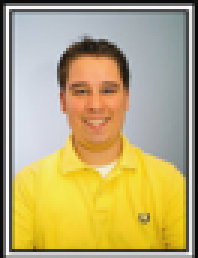
%> input picture TestImages/one_chris.png, 66 x 86 px (shown 3 times larger)
$ octave ScanImageFixedSizeDebug.m   (GNU Octave 9; MATLAB toolbox functions it lacks are replaced by stand-ins)
%> lines starting %> are read from the running program, lines starting %| are printed output that depends on the picture
### ConstructVecScanner.m
% Construct an ImageScanner object to scan on subwindows
% of size L*L over an image of size W*H.

function ImageScanner = ConstructVecScanner(W, H, L)

    assert(W >= L);
    assert(H >= L);

    N = (W - L + 1)*(H - L + 1);

    ImageScanner = struct( ...
        'W', W, ...
        'H', H, ...
        'T_gamma', zeros(4, N), ...
        'I_gamma', [], ...
        'L', L ...
	);

    % ~~~~~~ Calculate T_gamma ~~~~~~

    C = (1:N)';
    x = 2:(W - L + 2);
    y = 2:(H - L + 2);

    % Calculate indices for the lower right corner
    T_11 = bsxfun(@plus, (x'+L-2)*(H+1), y+L-1);
    T_11 = T_11';
    ImageScanner.T_gamma(4, :) = T_11(:);

    % Calculate indices for the lower left corner
    T_01 = bsxfun(@plus, (x'-2)*(H+1), y+L-1);
    T_01 = T_01';
    ImageScanner.T_gamma(2, :) = T_01(:);

    % Calculate indices for the upper right corner
    T_10 = bsxfun(@plus, (x'+L-2)*(H+1), y-1);
    T_10 = T_10';
    ImageScanner.T_gamma(3, :) = T_10(:);

    % Calculate indices for the upper left corner
    T_00 = bsxfun(@plus, (x'-2)*(H+1), y-1);
    T_00 = T_00';
    ImageScanner.T_gamma(1, :) = T_00(:);

    % ~~~~~~ Calculate I_gamma ~~~~~~

    % Calculate each index in the subwindow
    w_i =  bsxfun(@plus, H*(0:L-1)',(1:L));
    w_i = w_i';
    w_i = w_i(:);
    % Calculate each starting index
    i_0 = bsxfun(@plus, (0:(H-L))', H*(0:(W-L)));
    i_0 = i_0(:)';
    % Add the subwindow index matrix to
    % each starting index
    ImageScanner.I_gamma = bsxfun(@plus, w_i, i_0);

### VecScanImageFixedSize.m

function dets = VecScanImageFixedSize(Cparams, ImageScanner, im)

    [H, ~, c] = size(im);
    if c == 3
        im = rgb2gray(im);
    end
    im = double(im);

    dets = [];
    L = 19;

    ii_im = cumsum(cumsum(im, 1), 2);
    im_square = cumsum(cumsum(im .* im, 1), 2);

    % Add padding zeros to avoid having to treat edges
    % as a special case (x == 1 or y == 1) when constructing.
    % This makes the code a bit messier but the speed gains
    % are massive.

    ii_im2 = zeros(size(ii_im) + [1, 1]);
    im_square2 = zeros(size(im_square) + [1, 1]);
    ii_im2(2:end, 2:end) = ii_im(1:end, 1:end);
    im_square2(2:end, 2:end) = im_square(1:end, 1:end);

    mu = ii_im2(ImageScanner.T_gamma(1, :)) ...
       - ii_im2(ImageScanner.T_gamma(2, :)) ...
       - ii_im2(ImageScanner.T_gamma(3, :)) ...
       + ii_im2(ImageScanner.T_gamma(4, :));
    mu = mu ./ (L^2);
    sigma = im_square2(ImageScanner.T_gamma(1, :)) ...
          - im_square2(ImageScanner.T_gamma(2, :)) ...
          - im_square2(ImageScanner.T_gamma(3, :)) ...
          + im_square2(ImageScanner.T_gamma(4, :));
    sigma = sqrt((sigma - L^2 .* mu.^2) ./ (L^2 - 1));

    n = length(mu);
    xs = floor((1:n) / (H - L + 1));
    ys = mod(1:n, H - L + 1);

    % Cascade step 1
    % Only consider subwindows where mu and sigma lie
    % within sigma_window and mu_window and where mu
    % is greater than mu_min
    % If set judiciously, these values will both speed
    % up the scanning immensely and cull a large number
    % of false negatives. If set too aggressively it will
    % also cull true positives.

    sigma_window = [0.25, 0.8];
    mu_window = [0.1, 0.95];
    mu_min = 60; % Cull subwindow close to black
    mu_max = 200; % Cull subwindow close to white

    sigma_sorted = sort(sigma);
    sigma_threshold1 = sigma_sorted(floor(sigma_window(1)*n+1));
    sigma_threshold2 = sigma_sorted(floor(sigma_window(2)*n));
    mu_sorted = sort(mu);
    mu_threshold1 = max(mu_sorted(floor(mu_window(1)*n)+1), mu_min);
    mu_threshold2 = min(mu_sorted(floor(mu_window(2)*n)), mu_max);

    [~, sigma_culled1] = find(sigma > sigma_threshold1);
    [~, sigma_culled2] = find(sigma < sigma_threshold2);
%     disp(['Sigma culling 1: ', num2str(100 - 100*length(sigma_culled1)/n), '%']);
%     disp(['Sigma culling 2: ', num2str(100 - 100*length(sigma_culled2)/n), '%']);
    [~, mu_culled1] = find(mu > mu_threshold1);
    [~, mu_culled2] = find(mu < mu_threshold2);
%     disp(['Mu culling 1: ', num2str(100 - 100*length(mu_culled1)/n), '%']);
%     disp(['Mu culling 2: ', num2str(100 - 100*length(mu_culled2)/n), '%']);

    interesting = intersect(sigma_culled1, sigma_culled2);
    interesting = intersect(interesting, mu_culled1);
    interesting = intersect(interesting, mu_culled2);
%     disp(['Overlap: ', num2str(100*length(intersect(mu_culled, sigma_culled))/n), '%']);
    disp(['Considered: ', num2str(100*length(interesting)/n), '%']);

    mu = mu(interesting);
    sigma = sigma(interesting);
    xs = xs(interesting);
    ys = ys(interesting);

    % Cascade step 2
    % Viola-Jones

    ii_ims = ii_im(ImageScanner.I_gamma(:, interesting));

    responses = VecApplyDetector(Cparams, ii_ims, sigma, mu);

    [~, hits] = find(responses > Cparams.thresh);
    i = 0;
    for hit = hits
        i = i + 1;
        x = xs(hit);
        y = ys(hit);
        dets(i, :) = [x, y, x+L-1, y+L-1, responses(hit)];
    end


### VecApplyDetector.m
function score = VecApplyDetector(Cparams, ii_im, sigma, mu)

    alpha = Cparams.alphas;
    j = Cparams.Thetas(:, 1);
    theta = Cparams.Thetas(:, 2);
    p = Cparams.Thetas(:, 3);

    is_type_3 = Cparams.all_ftypes(j, 1) == 3;
    w = Cparams.all_ftypes(j, 4);
    h = Cparams.all_ftypes(j, 5);

    f = ii_im' * Cparams.fmat(:, j);
    f = bsxfun(@rdivide, bsxfun(@plus, f', bsxfun(@times, is_type_3.*w.*h, mu)), sigma);

    score = sum(bsxfun(@times, bsxfun(@lt, bsxfun(@times, f, p), p .* theta), alpha));
end

### ScanImageFixedSizeDebug.m

im = imread('TestImages/one_chris.png');
%> im is the input picture: size 86x66x3 uint8; mean R, G, B 184.8, 169.4, 116.7
Cparams.thresh = 6.5;
% dets = ScanImageFixedSize(Cparams, im);
[H, W, ~] = size(im);
%> H = 86; W = 66
ImageScanner = ConstructVecScanner(W, H, 19);
%> ImageScanner = {W 66, H 86, L 19}
dets = VecScanImageFixedSize(Cparams, ImageScanner, im);
%> in VecScanImageFixedSize, `im = rgb2gray(im);`:
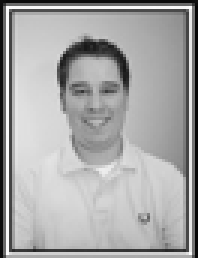
%> im: size 86x66 uint8 (shown 3 times larger); min 6, max 255, mean 168
%> in VecScanImageFixedSize, `ii_im = cumsum(cumsum(im, 1), 2);`:
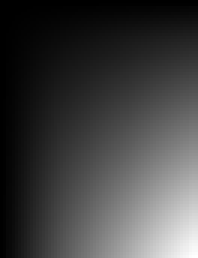
%> ii_im: size 86x66 double (shown 3 times larger); min 15, max 953482, mean 243411.9; drawn with min black and max white
%> in VecScanImageFixedSize, `mu = ii_im2(ImageScanner.T_gamma(1, :)) - ii_im2(ImageScanner.T_gamma(..`: mu = 3264 values, max 78161 at index 380, min 45338 at index 1646, mean 64350.4
%> in VecScanImageFixedSize, `mu = mu ./ (L^2);`: mu = 3264 values, max 216.5 at index 380, min 125.6 at index 1646, mean 178.3
%> in VecScanImageFixedSize, `sigma = im_square2(ImageScanner.T_gamma(1, :)) - im_square2(ImageScann..`: sigma = 3264 values, max 16958504 at index 379, min 6848478 at index 1646, mean 12095976.9
%> in VecScanImageFixedSize, `sigma = sqrt((sigma - L^2 .* mu.^2) ./ (L^2 - 1));`: sigma = 3264 values, max 70.06 at index 1, min 6.09 at index 388, mean 32.14
%> in VecScanImageFixedSize, `n = length(mu);`: n = 3264
%> in VecScanImageFixedSize, `xs = floor((1:n) / (H - L + 1));`: xs = 3264 values from 0 to 48
%> in VecScanImageFixedSize, `ys = mod(1:n, H - L + 1);`: ys = 3264 values, max 67 at index 67, min 0 at index 68, mean 33.5
%> in VecScanImageFixedSize, `sigma_sorted = sort(sigma);`: sigma_sorted = 3264 values from 6.09 to 70.06
%> in VecScanImageFixedSize, `sigma_threshold1 = sigma_sorted(floor(sigma_window(1)*n+1));`: sigma_threshold1 = 18.97
%> in VecScanImageFixedSize, `sigma_threshold2 = sigma_sorted(floor(sigma_window(2)*n));`: sigma_threshold2 = 47.64
%> in VecScanImageFixedSize, `mu_sorted = sort(mu);`: mu_sorted = 3264 values from 125.6 to 216.5
%> in VecScanImageFixedSize, `mu_threshold1 = max(mu_sorted(floor(mu_window(1)*n)+1), mu_min);`: mu_threshold1 = 150.6
%> in VecScanImageFixedSize, `mu_threshold2 = min(mu_sorted(floor(mu_window(2)*n)), mu_max);`: mu_threshold2 = 200
%> in VecScanImageFixedSize, `[~, sigma_culled1] = find(sigma > sigma_threshold1);`: sigma_culled1 = 2447 values from 1 to 3264
%> in VecScanImageFixedSize, `[~, sigma_culled2] = find(sigma < sigma_threshold2);`: sigma_culled2 = 2610 values from 71 to 3232
%> in VecScanImageFixedSize, `[~, mu_culled1] = find(mu > mu_threshold1);`: mu_culled1 = 2937 values from 1 to 3264
%> in VecScanImageFixedSize, `[~, mu_culled2] = find(mu < mu_threshold2);`: mu_culled2 = 2605 values from 1 to 3264
%> in VecScanImageFixedSize, `interesting = intersect(sigma_culled1, sigma_culled2);`: interesting = 1793 values from 71 to 3232
%> in VecScanImageFixedSize, `interesting = intersect(interesting, mu_culled1);`: interesting = 1744 values from 71 to 3224
%> in VecScanImageFixedSize, `interesting = intersect(interesting, mu_culled2);`: interesting = 1555 values from 71 to 3224
%| Considered: 47.6409%
%> in VecScanImageFixedSize, `mu = mu(interesting);`: mu = 1555 values, max 199.8 at index 382, min 150.7 at index 487, mean 174.1
%> in VecScanImageFixedSize, `sigma = sigma(interesting);`: sigma = 1555 values, max 47.6 at index 149, min 19 at index 547, mean 32.13
%> in VecScanImageFixedSize, `xs = xs(interesting);`: xs = 1555 values from 1 to 47
%> in VecScanImageFixedSize, `ys = ys(interesting);`: ys = 1555 values, max 67 at index 36, min 0 at index 37, mean 31.41
%> in VecScanImageFixedSize, `ii_ims = ii_im(ImageScanner.I_gamma(:, interesting));`:
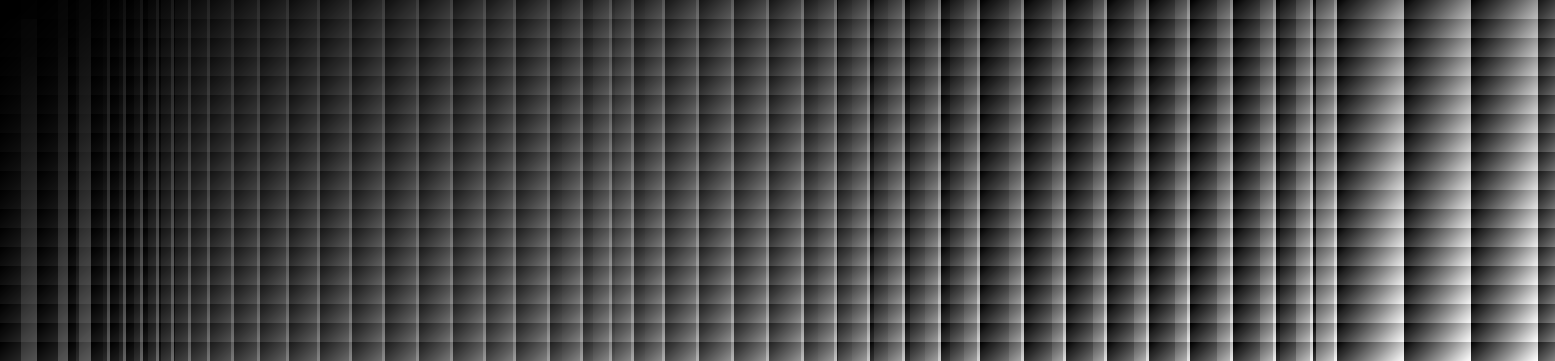
%> ii_ims: size 361x1555 double; min 212, max 952941, mean 259597; drawn with min black and max white
%> the run ends on the next line

$ run again, with TestImages/many_small_chris.png copied over TestImages/one_chris.png
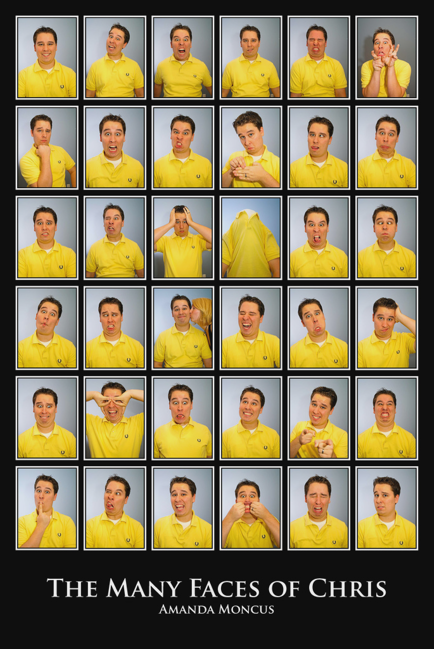
%> input picture TestImages/many_small_chris.png, 434 x 649 px
%> im is the input picture: size 649x434x3 uint8; mean R, G, B 130.9, 118.6, 83.7
%> in VecScanImageFixedSize, `im = rgb2gray(im);`:
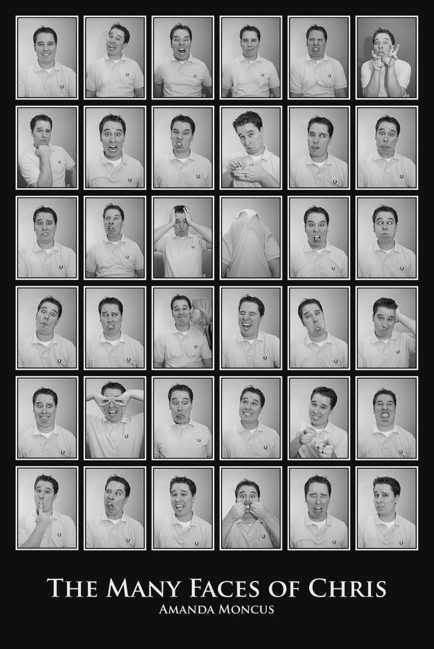
%> im: size 649x434 uint8; min 0, max 255, mean 118.3
%> in VecScanImageFixedSize, `ii_im = cumsum(cumsum(im, 1), 2);`:
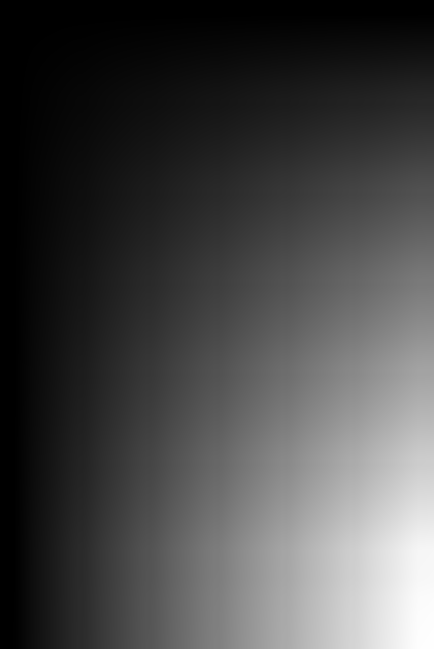
%> ii_im: size 649x434 double; min 15, max 33321451, mean 9237954.1; drawn with min black and max white
%> n = 262496
%> sigma_threshold1 = 26.52
%> sigma_threshold2 = 73.52
%> mu_threshold1 = 60
%> mu_threshold2 = 192.6
%> sigma_culled1 = 196871 values from 1 to 262413
%> sigma_culled2 = 209995 values from 1 to 262496
%> mu_culled1 = 222982 values from 1279 to 260506
%> mu_culled2 = 249365 values from 1 to 262496
%| Considered: 46.9226%

$ run again, with TestImages/IMG_0177.jpg saved as TestImages/one_chris.png
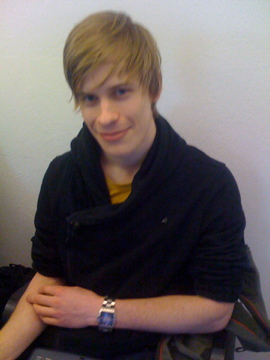
%> input picture TestImages/IMG_0177.jpg, 270 x 360 px
%> im is the input picture: size 360x270x3 uint8; mean R, G, B 106.6, 97.2, 96.3
%> in VecScanImageFixedSize, `im = rgb2gray(im);`:
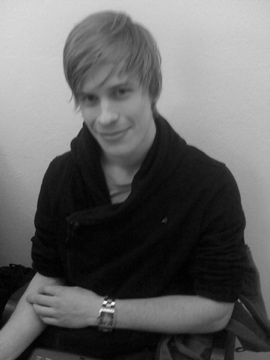
%> im: size 360x270 uint8; min 0, max 253, mean 99.9
%> in VecScanImageFixedSize, `ii_im = cumsum(cumsum(im, 1), 2);`:
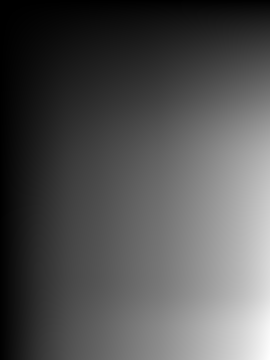
%> ii_im: size 360x270 double; min 207, max 9709358, mean 3139261.5; drawn with min black and max white
%> n = 86184
%> sigma_threshold1 = 2.72
%> sigma_threshold2 = 30.71
%> mu_threshold1 = 60
%> mu_threshold2 = 200
%> sigma_culled1 = 64637 values from 93 to 86184
%> sigma_culled2 = 68946 values from 1 to 86184
%> mu_culled1 = 51502 values from 1 to 86184
%> mu_culled2 = 79701 values from 75 to 86184
%| Considered: 27.7882%

$ run again, with TestImages/IMG_0178.jpg saved as TestImages/one_chris.png
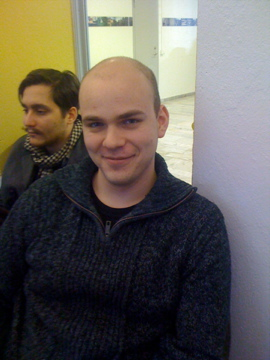
%> input picture TestImages/IMG_0178.jpg, 270 x 360 px
%> im is the input picture: size 360x270x3 uint8; mean R, G, B 99.8, 94.4, 87.8
%> in VecScanImageFixedSize, `im = rgb2gray(im);`:
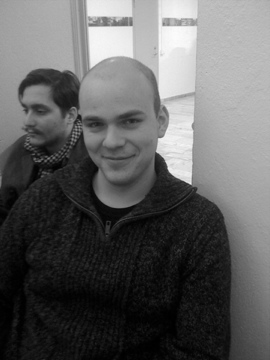
%> im: size 360x270 uint8; min 0, max 252, mean 95.2
%> in VecScanImageFixedSize, `im_square = cumsum(cumsum(im .* im, 1), 2);`:
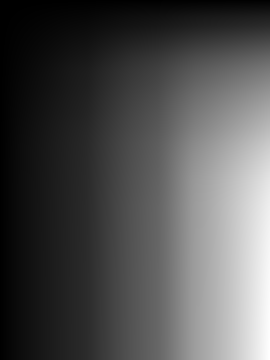
%> im_square: size 360x270 double; min 23104, max 1448919532, mean 456518070.3; drawn with min black and max white
%> n = 86184
%> sigma_threshold1 = 5.36
%> sigma_threshold2 = 24.02
%> mu_threshold1 = 60
%> mu_threshold2 = 200
%> sigma_culled1 = 64637 values from 72 to 86184
%> sigma_culled2 = 68946 values from 1 to 86184
%> mu_culled1 = 47106 values from 1 to 86184
%> mu_culled2 = 79956 values from 1 to 86184
%| Considered: 15.5226%
